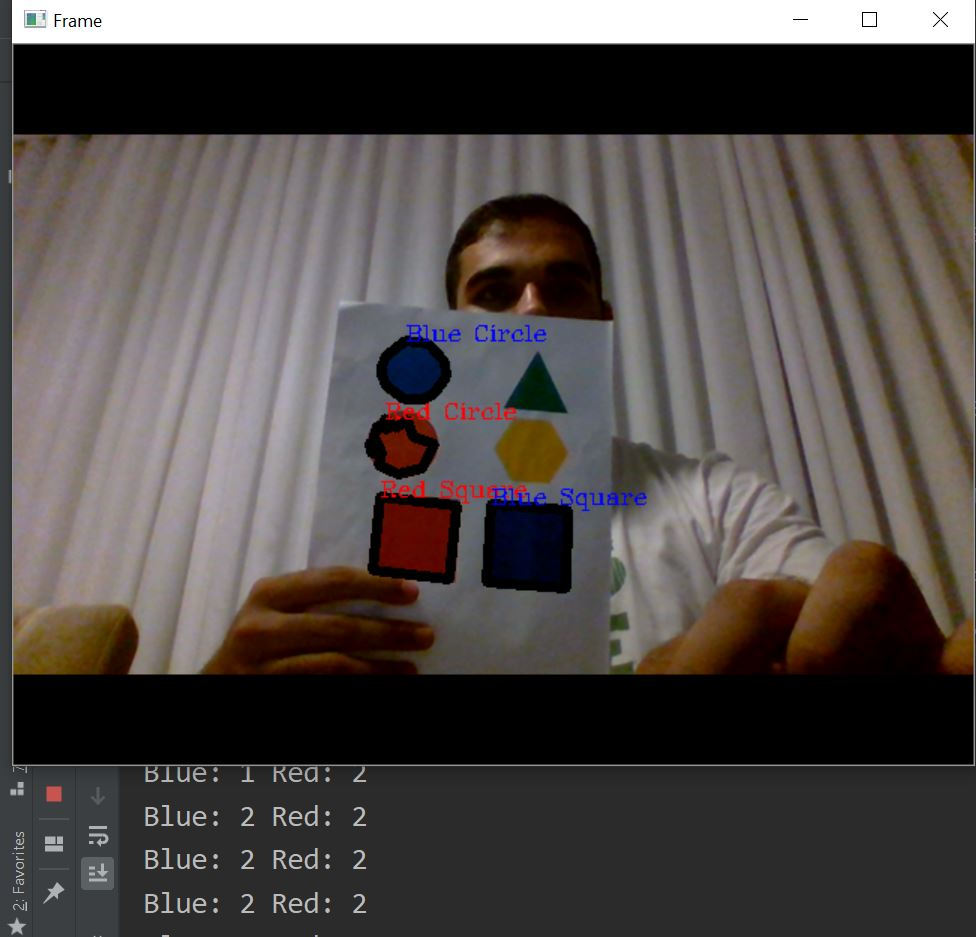
#> input picture Reconhecimento COR e FORMA/Detection.JPG, 976 x 937 px, given in place of the camera
$ python tracking.py
#> lines starting #> are read from the running program, lines starting #| are printed output that depends on the picture; after the words box and inside, x2 and y2 are one past the last pixel; in counts of white or black regions, pixels touching at a corner belong together
import numpy as np
import cv2

cap = cv2.VideoCapture(0)

while True:
    _, frame = cap.read()
#> frame is the input picture: shape (937, 976, 3); mean B, G, R 73.8, 76, 82
    cnt_blue = 0
    cnt_red = 0
    # COLOR -> U have to test using track bars first
    hsv = cv2.cvtColor(frame, cv2.COLOR_BGR2HSV)
#> hsv: shape (937, 976, 3); mean H, S, V 41.6, 44.7, 83.7
    kernel = np.ones((3, 3), np.uint8)  # noise
    # RED
    low_red = np.array([0, 130, 79])
    high_red = np.array([7, 255, 255])
    red_mask = cv2.inRange(hsv, low_red, high_red)
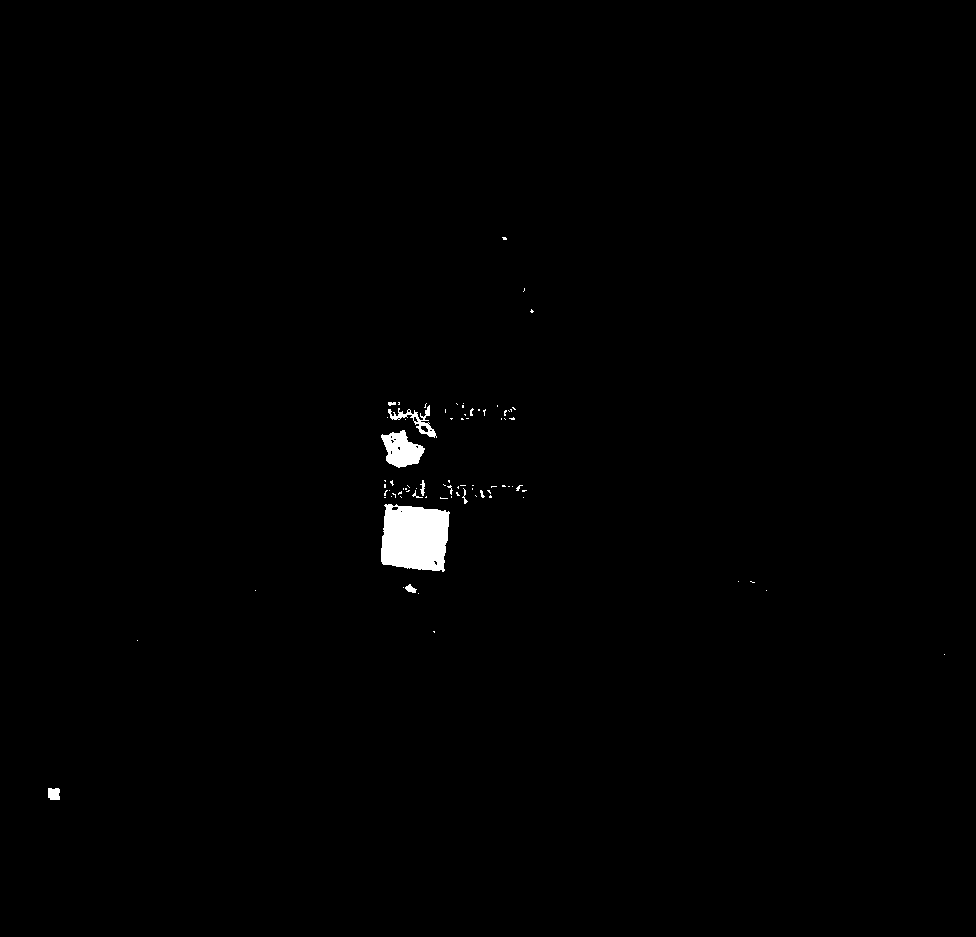
#> red_mask: shape (937, 976); 0.66% white; 81 white regions (70 under 20 px), largest, box (x1, y1, x2, y2) and area: (381, 504, 450, 572) 3897, (381, 430, 425, 468) 1009, (388, 405, 437, 438) 409
    red_mask = cv2.erode(red_mask, kernel)
#> red_mask: shape (937, 976); 0.5% white; 20 white regions (15 under 20 px), largest, box (x1, y1, x2, y2) and area: (382, 505, 448, 570) 3559, (382, 431, 423, 466) 772, (49, 789, 59, 799) 85, (407, 586, 415, 592) 24, (428, 432, 435, 436) 21
    red = cv2.bitwise_and(frame, frame, mask=red_mask)
    # BLUE
    low_blue = np.array([94, 80, 2])
    high_blue = np.array([126, 255, 255])
    blue_mask = cv2.inRange(hsv, low_blue, high_blue)
#> blue_mask: shape (937, 976); 1.9% white; 325 white regions (244 under 20 px), largest, box (x1, y1, x2, y2) and area: (488, 486, 648, 593) 7269, (384, 323, 462, 401) 3279, (474, 323, 548, 344) 872
    blue_mask = cv2.erode(blue_mask, kernel)
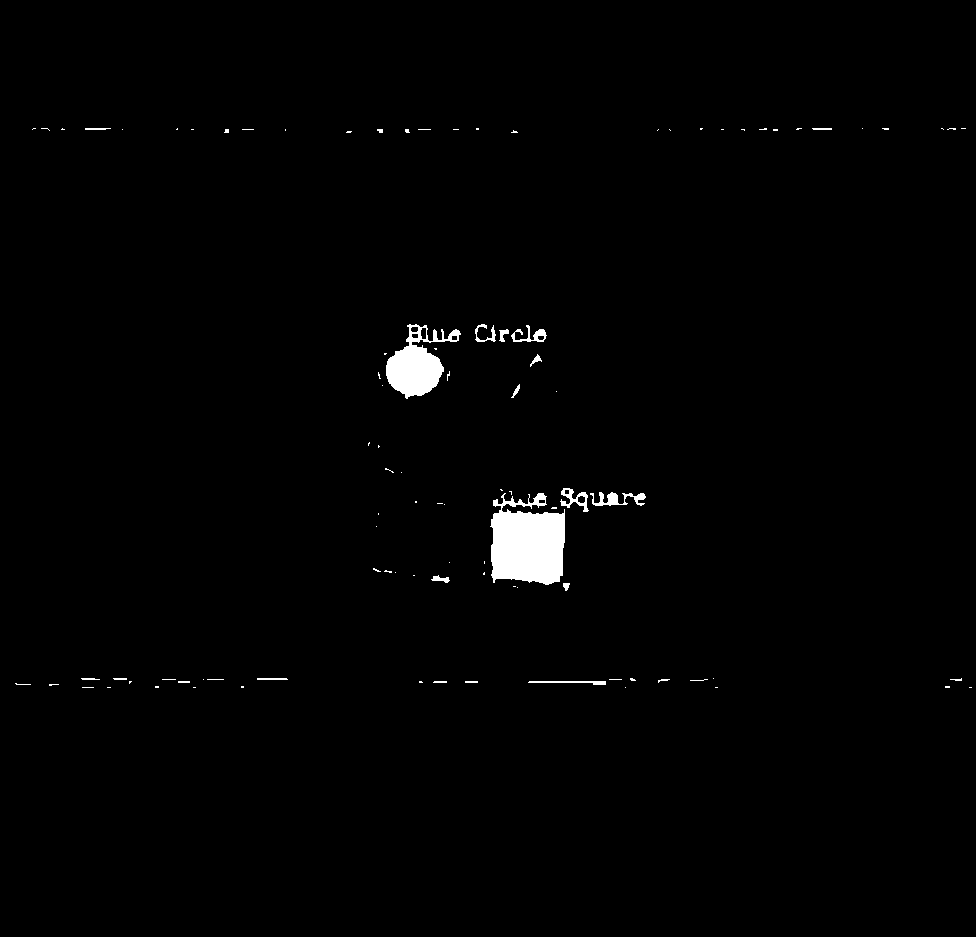
#> blue_mask: shape (937, 976); 1.1% white; 98 white regions (75 under 20 px)
    blue = cv2.bitwise_and(frame, frame, mask=blue_mask)
    # Shape -> Square (contours)
    contours_1, _ = cv2.findContours(red_mask, cv2.RETR_TREE, cv2.CHAIN_APPROX_SIMPLE)  # Red detected
#> contours_1 = 24 contours, 18 with area under 20; largest, box (x1, y1, x2, y2) and area: (382, 505, 448, 570) 3474, (382, 431, 423, 466) 734, (49, 789, 59, 799) 67, (432, 559, 439, 567) 34, (396, 445, 402, 452) 26, (389, 449, 394, 456) 22
    contours_2, _ = cv2.findContours(blue_mask, cv2.RETR_TREE, cv2.CHAIN_APPROX_SIMPLE)  # Blue detected
#> contours_2 = 106 contours, 84 with area under 20; largest, box (x1, y1, x2, y2) and area: (490, 493, 565, 585) 5038, (386, 324, 461, 399) 2576, (590, 492, 646, 506) 270, (560, 488, 589, 512) 268, (511, 325, 547, 342) 186

    for cnt in contours_1:
        area = cv2.contourArea(cnt)
        approx = cv2.approxPolyDP(cnt, 0.02 * cv2.arcLength(cnt, True), True)
        x1 = approx.ravel()[0]
        y1 = approx.ravel()[1]
        if area > 200:
            cv2.drawContours(frame, [approx], 0, (0, 0, 0), 5)
            cnt_blue += 1
            if len(approx) == 4:
                x, y, w, h = cv2.boundingRect(approx)
                aspectRatio = float(w) / h
                if 0.90 <= aspectRatio <= 1.10:
                    cv2.putText(frame, "Red Square", (x1, y1), cv2.FONT_HERSHEY_COMPLEX, 0.5, (0, 0, 255))
            if 10 < len(approx) < 20:  # A circle is detected approx with 10 to 20 sides (can be done with hough
                # transformation too)
                cv2.putText(frame, "Red Circle", (x1, y1), cv2.FONT_HERSHEY_COMPLEX, 0.5, (0, 0, 255))
#> this loop made 24 passes
#> (area, approx, x1, y1, cnt_blue, x, y, w) on pass 3: (3473.5, [[387, 506], [383, 562], [442, 568], [447, 513]], 387, 506, 1, 383, 506, 65)
#> (area, x1, y1, cnt_blue) on pass 10: (734, 403, 431, 2)
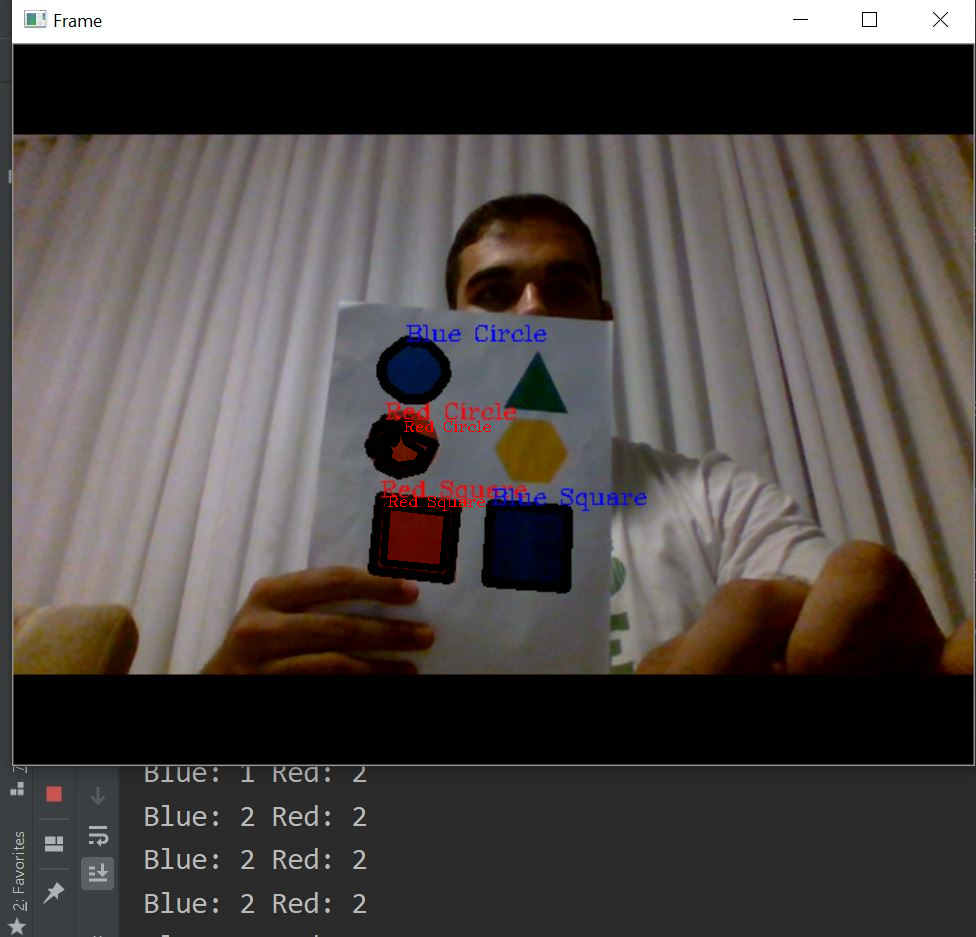
#> frame: shape (937, 976, 3); 0.33% of pixels changed, all inside (x1, y1, x2, y2) = (379, 421, 491, 572)
#> after the loop, cnt_blue = 2
    for cnt in contours_2:
        area = cv2.contourArea(cnt)
        approx = cv2.approxPolyDP(cnt, 0.01 * cv2.arcLength(cnt, True), True)
        x1 = approx.ravel()[0]
        y1 = approx.ravel()[1]
        if area > 100:
            cv2.drawContours(frame, [approx], 0, (0, 0, 0), 5)
            cnt_red += 1
            if len(approx) == 4:
                x, y, w, h = cv2.boundingRect(approx)
                aspectRatio = float(w) / h
                if 0.90 <= aspectRatio <= 1.10:
                    cv2.putText(frame, "Blue Square", (x1, y1), cv2.FONT_HERSHEY_COMPLEX, 0.5, (255, 0, 0))
            if 10 < len(approx) < 20:
                cv2.putText(frame, "Blue Circle", (x1, y1), cv2.FONT_HERSHEY_COMPLEX, 0.5, (255, 0, 0))
#> this loop made 106 passes
#> (area, x1, y1) on passes 12, 32, 33, 47, 48, 49, 52, 53, 54, 68, 71: (101, 528, 682), (27.5, 569, 583), (55.5, 431, 579), (5038, 493, 500), (26, 538, 500), (269.5, 590, 493), (267.5, 563, 488), (53, 578, 496), (23, 564, 490), (186.5, 511, 335), (2575.5, 458, 330)
#> (area, approx, x1, y1) on pass 27: (29.5, [[257, 678], [257, 679], [287, 679], [286, 678]], 257, 678)
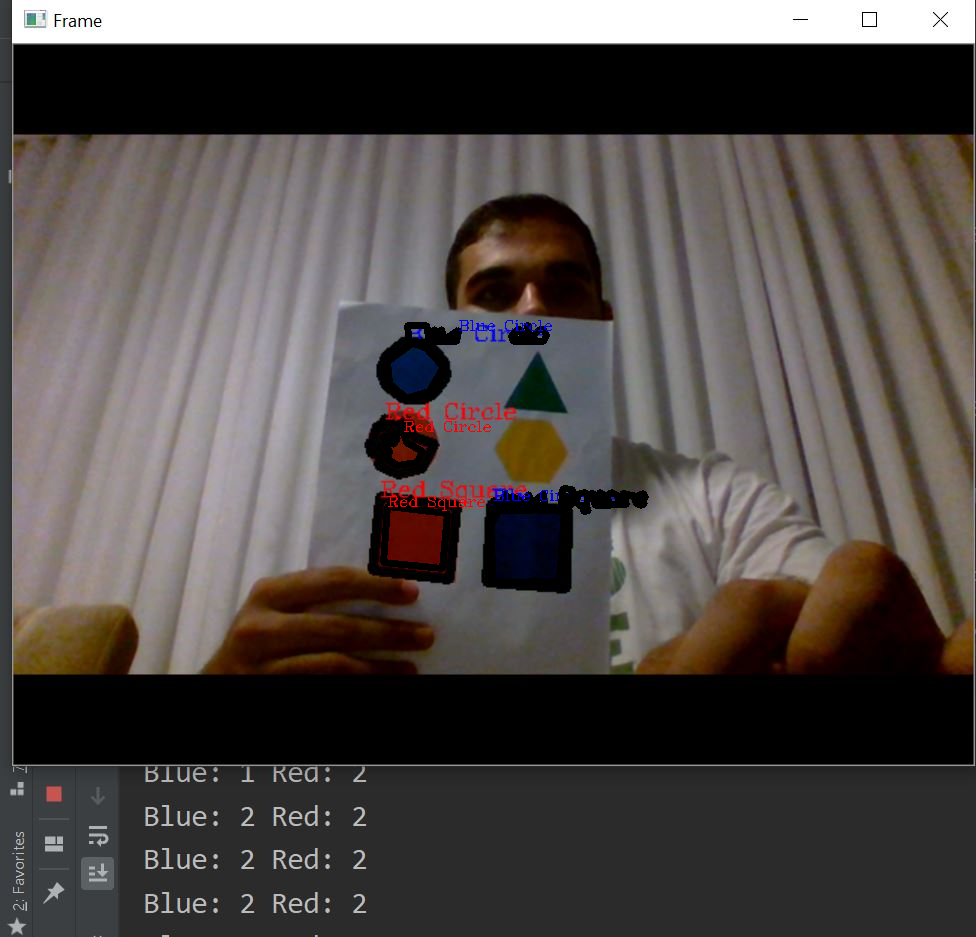
#> frame: shape (937, 976, 3); 0.83% of pixels changed, all inside (x1, y1, x2, y2) = (384, 320, 649, 688)
#> after the loop, cnt_red = 6

    cv2.imshow("Frame", frame)
    # cv2.imshow("Red", red_mask)
    # cv2.imshow("Blue", blue_mask)

    print("Blue: " + str(cnt_blue) + ' '"Red: " + str(cnt_red))
#| Blue: 2 Red: 6

    key = cv2.waitKey(1)
#> (key Esc is pressed here)
    if key == 27:
        break

cap.release()
cv2.destroyAllWindows()
